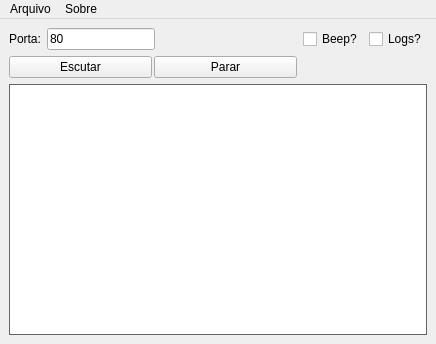
<?xml version="1.0" encoding="UTF-8"?>
<ui version="4.0">
 <class>Home</class>
 <widget class="QMainWindow" name="Home">
  <property name="enabled">
   <bool>true</bool>
  </property>
  <property name="geometry">
   <rect>
    <x>0</x>
    <y>0</y>
    <width>436</width>
    <height>344</height>
   </rect>
  </property>
  <property name="contextMenuPolicy">
   <enum>Qt::DefaultContextMenu</enum>
  </property>
  <property name="windowTitle">
   <string>Balthazar</string>
  </property>
  <property name="windowIcon">
   <iconset>
    <normaloff>:/logo.png</normaloff>:/logo.png</iconset>
  </property>
  <property name="whatsThis">
   <string>&lt;html&gt;&lt;head/&gt;&lt;body&gt;&lt;p&gt;A open source honeypot&lt;/p&gt;&lt;/body&gt;&lt;/html&gt;</string>
  </property>
  <property name="autoFillBackground">
   <bool>false</bool>
  </property>
  <property name="styleSheet">
   <string notr="true"/>
  </property>
  <widget class="QWidget" name="centralwidget">
   <layout class="QGridLayout" name="gridLayout">
    <item row="2" column="0" colspan="3">
     <widget class="QTextEdit" name="textEdit">
      <property name="enabled">
       <bool>true</bool>
      </property>
      <property name="palette">
       <palette>
        <active>
         <colorrole role="WindowText">
          <brush brushstyle="SolidPattern">
           <color alpha="255">
            <red>0</red>
            <green>0</green>
            <blue>0</blue>
           </color>
          </brush>
         </colorrole>
         <colorrole role="Button">
          <brush brushstyle="SolidPattern">
           <color alpha="255">
            <red>130</red>
            <green>130</green>
            <blue>130</blue>
           </color>
          </brush>
         </colorrole>
         <colorrole role="Light">
          <brush brushstyle="SolidPattern">
           <color alpha="255">
            <red>195</red>
            <green>195</green>
            <blue>195</blue>
           </color>
          </brush>
         </colorrole>
         <colorrole role="Midlight">
          <brush brushstyle="SolidPattern">
           <color alpha="255">
            <red>162</red>
            <green>162</green>
            <blue>162</blue>
           </color>
          </brush>
         </colorrole>
         <colorrole role="Dark">
          <brush brushstyle="SolidPattern">
           <color alpha="255">
            <red>65</red>
            <green>65</green>
            <blue>65</blue>
           </color>
          </brush>
         </colorrole>
         <colorrole role="Mid">
          <brush brushstyle="SolidPattern">
           <color alpha="255">
            <red>87</red>
            <green>87</green>
            <blue>87</blue>
           </color>
          </brush>
         </colorrole>
         <colorrole role="Text">
          <brush brushstyle="SolidPattern">
           <color alpha="255">
            <red>0</red>
            <green>0</green>
            <blue>0</blue>
           </color>
          </brush>
         </colorrole>
         <colorrole role="BrightText">
          <brush brushstyle="SolidPattern">
           <color alpha="255">
            <red>255</red>
            <green>255</green>
            <blue>255</blue>
           </color>
          </brush>
         </colorrole>
         <colorrole role="ButtonText">
          <brush brushstyle="SolidPattern">
           <color alpha="255">
            <red>0</red>
            <green>0</green>
            <blue>0</blue>
           </color>
          </brush>
         </colorrole>
         <colorrole role="Base">
          <brush brushstyle="SolidPattern">
           <color alpha="255">
            <red>255</red>
            <green>255</green>
            <blue>255</blue>
           </color>
          </brush>
         </colorrole>
         <colorrole role="Window">
          <brush brushstyle="SolidPattern">
           <color alpha="255">
            <red>130</red>
            <green>130</green>
            <blue>130</blue>
           </color>
          </brush>
         </colorrole>
         <colorrole role="Shadow">
          <brush brushstyle="SolidPattern">
           <color alpha="255">
            <red>0</red>
            <green>0</green>
            <blue>0</blue>
           </color>
          </brush>
         </colorrole>
         <colorrole role="AlternateBase">
          <brush brushstyle="SolidPattern">
           <color alpha="255">
            <red>192</red>
            <green>192</green>
            <blue>192</blue>
           </color>
          </brush>
         </colorrole>
         <colorrole role="ToolTipBase">
          <brush brushstyle="SolidPattern">
           <color alpha="255">
            <red>255</red>
            <green>255</green>
            <blue>220</blue>
           </color>
          </brush>
         </colorrole>
         <colorrole role="ToolTipText">
          <brush brushstyle="SolidPattern">
           <color alpha="255">
            <red>0</red>
            <green>0</green>
            <blue>0</blue>
           </color>
          </brush>
         </colorrole>
         <colorrole role="PlaceholderText">
          <brush brushstyle="SolidPattern">
           <color alpha="128">
            <red>0</red>
            <green>0</green>
            <blue>0</blue>
           </color>
          </brush>
         </colorrole>
        </active>
        <inactive>
         <colorrole role="WindowText">
          <brush brushstyle="SolidPattern">
           <color alpha="255">
            <red>0</red>
            <green>0</green>
            <blue>0</blue>
           </color>
          </brush>
         </colorrole>
         <colorrole role="Button">
          <brush brushstyle="SolidPattern">
           <color alpha="255">
            <red>130</red>
            <green>130</green>
            <blue>130</blue>
           </color>
          </brush>
         </colorrole>
         <colorrole role="Light">
          <brush brushstyle="SolidPattern">
           <color alpha="255">
            <red>195</red>
            <green>195</green>
            <blue>195</blue>
           </color>
          </brush>
         </colorrole>
         <colorrole role="Midlight">
          <brush brushstyle="SolidPattern">
           <color alpha="255">
            <red>162</red>
            <green>162</green>
            <blue>162</blue>
           </color>
          </brush>
         </colorrole>
         <colorrole role="Dark">
          <brush brushstyle="SolidPattern">
           <color alpha="255">
            <red>65</red>
            <green>65</green>
            <blue>65</blue>
           </color>
          </brush>
         </colorrole>
         <colorrole role="Mid">
          <brush brushstyle="SolidPattern">
           <color alpha="255">
            <red>87</red>
            <green>87</green>
            <blue>87</blue>
           </color>
          </brush>
         </colorrole>
         <colorrole role="Text">
          <brush brushstyle="SolidPattern">
           <color alpha="255">
            <red>0</red>
            <green>0</green>
            <blue>0</blue>
           </color>
          </brush>
         </colorrole>
         <colorrole role="BrightText">
          <brush brushstyle="SolidPattern">
           <color alpha="255">
            <red>255</red>
            <green>255</green>
            <blue>255</blue>
           </color>
          </brush>
         </colorrole>
         <colorrole role="ButtonText">
          <brush brushstyle="SolidPattern">
           <color alpha="255">
            <red>0</red>
            <green>0</green>
            <blue>0</blue>
           </color>
          </brush>
         </colorrole>
         <colorrole role="Base">
          <brush brushstyle="SolidPattern">
           <color alpha="255">
            <red>255</red>
            <green>255</green>
            <blue>255</blue>
           </color>
          </brush>
         </colorrole>
         <colorrole role="Window">
          <brush brushstyle="SolidPattern">
           <color alpha="255">
            <red>130</red>
            <green>130</green>
            <blue>130</blue>
           </color>
          </brush>
         </colorrole>
         <colorrole role="Shadow">
          <brush brushstyle="SolidPattern">
           <color alpha="255">
            <red>0</red>
            <green>0</green>
            <blue>0</blue>
           </color>
          </brush>
         </colorrole>
         <colorrole role="AlternateBase">
          <brush brushstyle="SolidPattern">
           <color alpha="255">
            <red>192</red>
            <green>192</green>
            <blue>192</blue>
           </color>
          </brush>
         </colorrole>
         <colorrole role="ToolTipBase">
          <brush brushstyle="SolidPattern">
           <color alpha="255">
            <red>255</red>
            <green>255</green>
            <blue>220</blue>
           </color>
          </brush>
         </colorrole>
         <colorrole role="ToolTipText">
          <brush brushstyle="SolidPattern">
           <color alpha="255">
            <red>0</red>
            <green>0</green>
            <blue>0</blue>
           </color>
          </brush>
         </colorrole>
         <colorrole role="PlaceholderText">
          <brush brushstyle="SolidPattern">
           <color alpha="128">
            <red>0</red>
            <green>0</green>
            <blue>0</blue>
           </color>
          </brush>
         </colorrole>
        </inactive>
        <disabled>
         <colorrole role="WindowText">
          <brush brushstyle="SolidPattern">
           <color alpha="255">
            <red>65</red>
            <green>65</green>
            <blue>65</blue>
           </color>
          </brush>
         </colorrole>
         <colorrole role="Button">
          <brush brushstyle="SolidPattern">
           <color alpha="255">
            <red>130</red>
            <green>130</green>
            <blue>130</blue>
           </color>
          </brush>
         </colorrole>
         <colorrole role="Light">
          <brush brushstyle="SolidPattern">
           <color alpha="255">
            <red>195</red>
            <green>195</green>
            <blue>195</blue>
           </color>
          </brush>
         </colorrole>
         <colorrole role="Midlight">
          <brush brushstyle="SolidPattern">
           <color alpha="255">
            <red>162</red>
            <green>162</green>
            <blue>162</blue>
           </color>
          </brush>
         </colorrole>
         <colorrole role="Dark">
          <brush brushstyle="SolidPattern">
           <color alpha="255">
            <red>65</red>
            <green>65</green>
            <blue>65</blue>
           </color>
          </brush>
         </colorrole>
         <colorrole role="Mid">
          <brush brushstyle="SolidPattern">
           <color alpha="255">
            <red>87</red>
            <green>87</green>
            <blue>87</blue>
           </color>
          </brush>
         </colorrole>
         <colorrole role="Text">
          <brush brushstyle="SolidPattern">
           <color alpha="255">
            <red>65</red>
            <green>65</green>
            <blue>65</blue>
           </color>
          </brush>
         </colorrole>
         <colorrole role="BrightText">
          <brush brushstyle="SolidPattern">
           <color alpha="255">
            <red>255</red>
            <green>255</green>
            <blue>255</blue>
           </color>
          </brush>
         </colorrole>
         <colorrole role="ButtonText">
          <brush brushstyle="SolidPattern">
           <color alpha="255">
            <red>65</red>
            <green>65</green>
            <blue>65</blue>
           </color>
          </brush>
         </colorrole>
         <colorrole role="Base">
          <brush brushstyle="SolidPattern">
           <color alpha="255">
            <red>130</red>
            <green>130</green>
            <blue>130</blue>
           </color>
          </brush>
         </colorrole>
         <colorrole role="Window">
          <brush brushstyle="SolidPattern">
           <color alpha="255">
            <red>130</red>
            <green>130</green>
            <blue>130</blue>
           </color>
          </brush>
         </colorrole>
         <colorrole role="Shadow">
          <brush brushstyle="SolidPattern">
           <color alpha="255">
            <red>0</red>
            <green>0</green>
            <blue>0</blue>
           </color>
          </brush>
         </colorrole>
         <colorrole role="AlternateBase">
          <brush brushstyle="SolidPattern">
           <color alpha="255">
            <red>130</red>
            <green>130</green>
            <blue>130</blue>
           </color>
          </brush>
         </colorrole>
         <colorrole role="ToolTipBase">
          <brush brushstyle="SolidPattern">
           <color alpha="255">
            <red>255</red>
            <green>255</green>
            <blue>220</blue>
           </color>
          </brush>
         </colorrole>
         <colorrole role="ToolTipText">
          <brush brushstyle="SolidPattern">
           <color alpha="255">
            <red>0</red>
            <green>0</green>
            <blue>0</blue>
           </color>
          </brush>
         </colorrole>
         <colorrole role="PlaceholderText">
          <brush brushstyle="SolidPattern">
           <color alpha="128">
            <red>0</red>
            <green>0</green>
            <blue>0</blue>
           </color>
          </brush>
         </colorrole>
        </disabled>
       </palette>
      </property>
      <property name="autoFillBackground">
       <bool>false</bool>
      </property>
      <property name="styleSheet">
       <string notr="true">opacity: 0.5; background-position: center; background-size: 10px;background-repeat: no-repeat;
  background-attachment: fixed;</string>
      </property>
     </widget>
    </item>
    <item row="0" column="0">
     <layout class="QHBoxLayout" name="horizontalLayout_3">
      <item>
       <widget class="QLabel" name="label">
        <property name="text">
         <string>Porta:</string>
        </property>
       </widget>
      </item>
      <item>
       <widget class="QLineEdit" name="lineEdit">
        <property name="enabled">
         <bool>true</bool>
        </property>
        <property name="palette">
         <palette>
          <active>
           <colorrole role="WindowText">
            <brush brushstyle="SolidPattern">
             <color alpha="255">
              <red>141</red>
              <green>141</green>
              <blue>141</blue>
             </color>
            </brush>
           </colorrole>
          </active>
          <inactive>
           <colorrole role="WindowText">
            <brush brushstyle="SolidPattern">
             <color alpha="255">
              <red>141</red>
              <green>141</green>
              <blue>141</blue>
             </color>
            </brush>
           </colorrole>
          </inactive>
          <disabled>
           <colorrole role="WindowText">
            <brush brushstyle="SolidPattern">
             <color alpha="96">
              <red>164</red>
              <green>166</green>
              <blue>168</blue>
             </color>
            </brush>
           </colorrole>
          </disabled>
         </palette>
        </property>
        <property name="text">
         <string>80</string>
        </property>
        <property name="maxLength">
         <number>100</number>
        </property>
        <property name="frame">
         <bool>true</bool>
        </property>
       </widget>
      </item>
     </layout>
    </item>
    <item row="0" column="2">
     <layout class="QHBoxLayout" name="horizontalLayout_2">
      <item>
       <widget class="QCheckBox" name="checkBox">
        <property name="text">
         <string>Beep?</string>
        </property>
       </widget>
      </item>
      <item>
       <widget class="QCheckBox" name="checkBox_2">
        <property name="text">
         <string>Logs?</string>
        </property>
       </widget>
      </item>
     </layout>
    </item>
    <item row="0" column="1">
     <spacer name="horizontalSpacer">
      <property name="orientation">
       <enum>Qt::Horizontal</enum>
      </property>
      <property name="sizeHint" stdset="0">
       <size>
        <width>40</width>
        <height>20</height>
       </size>
      </property>
     </spacer>
    </item>
    <item row="1" column="0" colspan="2">
     <layout class="QHBoxLayout" name="horizontalLayout">
      <property name="spacing">
       <number>2</number>
      </property>
      <property name="sizeConstraint">
       <enum>QLayout::SetMinimumSize</enum>
      </property>
      <item>
       <widget class="QPushButton" name="pushButton">
        <property name="text">
         <string>Escutar</string>
        </property>
        <property name="flat">
         <bool>false</bool>
        </property>
       </widget>
      </item>
      <item>
       <widget class="QPushButton" name="pushButton_2">
        <property name="text">
         <string>Parar</string>
        </property>
        <property name="default">
         <bool>false</bool>
        </property>
        <property name="flat">
         <bool>false</bool>
        </property>
       </widget>
      </item>
     </layout>
    </item>
   </layout>
  </widget>
  <widget class="QMenuBar" name="menubar">
   <property name="geometry">
    <rect>
     <x>0</x>
     <y>0</y>
     <width>436</width>
     <height>23</height>
    </rect>
   </property>
   <widget class="QMenu" name="menuArquivo">
    <property name="title">
     <string>Arquivo</string>
    </property>
   </widget>
   <widget class="QMenu" name="menuSobre">
    <property name="title">
     <string>Sobre</string>
    </property>
   </widget>
   <addaction name="menuArquivo"/>
   <addaction name="menuSobre"/>
  </widget>
 </widget>
 <resources/>
 <connections/>
</ui>
